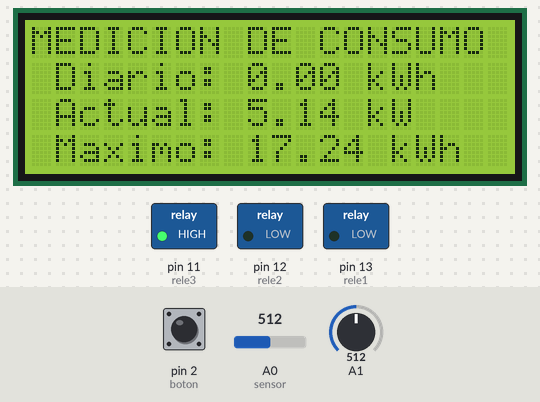
A sketch run on a simulated Arduino Uno, built with avr-gcc and run on an emulated ATmega328P. Shown: 20×4 character LCD, switched loads named in the sketch (green lamp = pin HIGH). The inputs (shaded band) are chosen by the test bench; at power-on: A1 = 512, pin 2 (boton) LOW, A0 (sensor) = 512. What the sketch prints to the serial monitor is not drawn.

Above: at 1.2 s.
1.3 s: A1 set to 306
At 3.7 s:
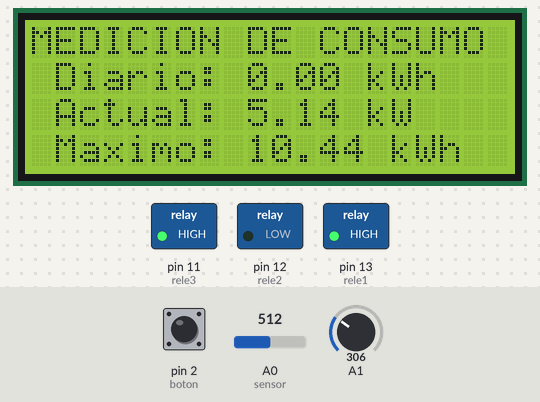
9.3 s: pin 2 (boton) pulled HIGH for 3.2 s
At 12.8 s:
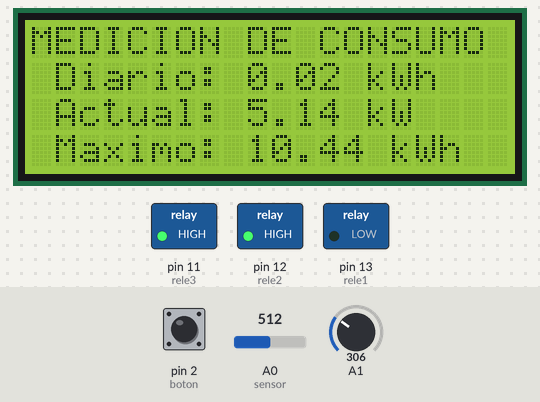
20.5 s: A0 (sensor) set to 490
At 22.8 s:
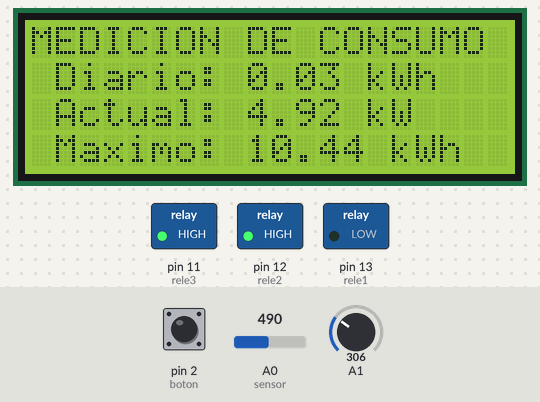
28.5 s: A0 (sensor) set to 510
At 34.6 s:
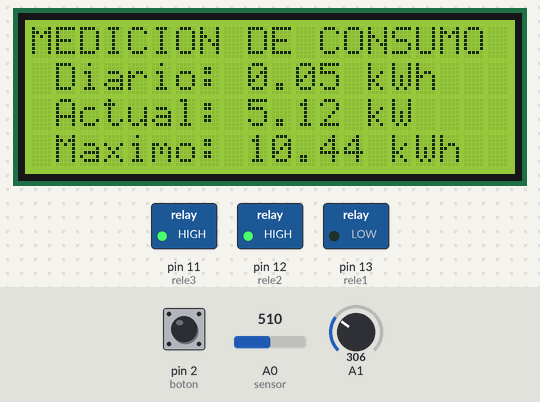
34.9 s: A1 set to 122
At 36.7 s:
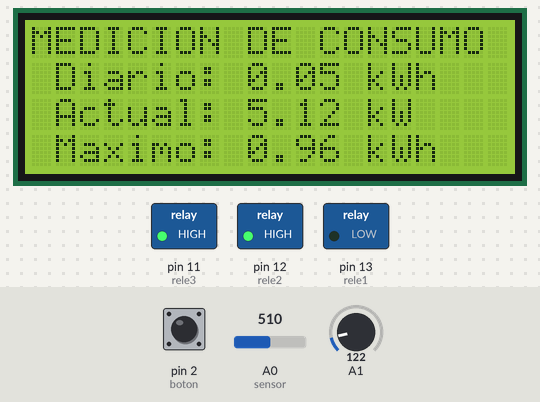
42.9 s: A1 set to 0
At 48.2 s:
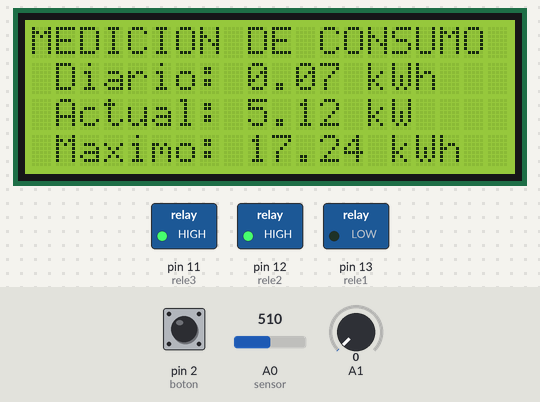
Timing chart, 0 to 49.6 s (numbered marks = the images above; inputs shaded):
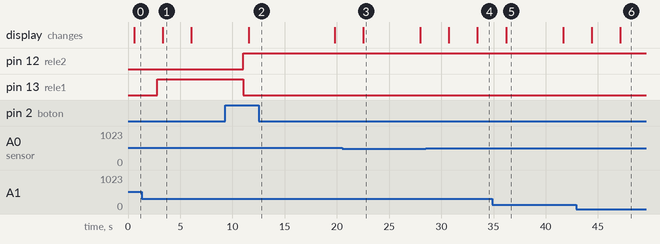

Measured:
- after the input at 1.3 s, the display: changes after 2.0 s (image 1)
- after the input at 9.3 s, pin 12 (rele2): LOW → HIGH after 1.7 s; pin 13 (rele1): HIGH → LOW after 1.7 s
- after the input at 20.5 s, the display: changes after 2.0 s (image 3)
- after the input at 28.5 s, the display: first changes after 2.2 s (image 4 shows a later state)
- after the input at 34.9 s, the display: changes after 1.3 s (image 5)
- after the input at 42.9 s, the display: first changes after 1.5 s (image 6 shows a later state)
- what the display in image 1 shows lasts 2.7 s, from 3.3 s to 6.0 s

The sketch:

Medicion_de_potencia.ino
```cpp
/* Incluir la libreria del LCD: */
#include <LiquidCrystal.h>
#include "src\Programa.h"                            /* Incluye las variables a utilizar */
#include "src\Botones.h"                             /* Instrucciones del boton con memoria */

void setup() {
  /* Inicializar el pin de la entrada del boton: */
  pinMode(boton, INPUT);                             /* Pin 2 entrada boton */

  /* Configuracion rele 1 y 2 */
  pinMode(rele1,OUTPUT);                             /* Pines de rele se definen como salidas */
  pinMode(rele2,OUTPUT);                             /* Pines de rele se definen como salidas */
  pinMode(rele3,OUTPUT);                             /* Pines de rele se definen como salidas */
  digitalWrite(rele3,HIGH);
//  digitalWrite(rele1,HIGH);                          /* Y se inicializan en alto (rele desactivado) */
//  digitalWrite(rele2,LOW);                           /* Y se inicializan en LOW (rele activado) */

  /* Inicializar el LCD con el número de columnas y filas del LCD */
  lcd.begin(20,4);                                   /* LCD 20x4 */

  /* Variables Sensor */
  Serial.begin(9600);                                /* Salida monitor serie (debug) */
  analogReference(INTERNAL);                         /* Lectura de puertos analogicos */
}

void loop() {
/* Llamar a las librerias para que cumplan su funcion */
  get_programa();                                    /* Llamo a la funcion programa.h (creacion propia)*/
  get_boton();                                       /* Llamo a la funcion botones.h (creacion propia) */
}
```

Botones.h
```cpp
void get_boton()
{
/* Inicio de configuracion del boton: */
  buttonState = digitalRead(2);                      /* Lee la entrada del boton */
  if (buttonState != lastButtonState) {              /* Compara el estado previo del boton */
    if (buttonState == HIGH) {                       /* Si el estado cambia, incrementa el contador */
      buttonPushCounter += 1;                        /* Si el estado actual es HIGH, entonces va de off a on */
    } else {                                         /* Si el estado estado es LOW, entonces va de on a off */
    }
    delay(50);                                       /* Retardo para prevenir el efecto rebote del boton */
  }
  lastButtonState = buttonState;                     /* Guarda el estado actual como ultimo estado conocido */
  if (buttonPushCounter % 2 == 0) {                  /* Enciende el rele 1 y apaga rele 2 */
  digitalWrite(rele1, HIGH);
  digitalWrite(rele2, LOW);
   } else {
  digitalWrite(rele1, LOW);                          /* Enciende el rele 2 y apaga rele 1 */
  digitalWrite(rele2, HIGH);
  }
}
```

Corriente.h
```cpp
float get_corriente()
{
  float voltajeSensor;
  float corriente=0;
  float Sumatoria=0;
  long tiempo=millis();
  int N=0;
  while(millis()-tiempo<500)                         /* Duración 0.5 segundos(Aprox. 25 ciclos de 50Hz) */
  {
    voltajeSensor = analogRead(A0) * (1.1 / 1023.0); /* Voltaje del sensor */
    corriente=voltajeSensor*30.0;                    /* Corriente=VoltajeSensor*(30A/1V) */
    Sumatoria=Sumatoria+sq(corriente);               /* Sumatoria de cuadrados */
    N=N+1;
    delay(1);
  }
  Sumatoria=Sumatoria*2;                             /* Para compensar los cuadrados de los semiciclos negativos */
  corriente=sqrt((Sumatoria)/N);                     /* Ecuación de corriente RMS */
  return(corriente);
}
```

Programa.h
```cpp
#include <LiquidCrystal.h>
#include "Variables.h"
#include "Corriente.h"

void get_programa()
{
/* Configuracion del sensor de corriente */
float Irms = get_corriente();
float p = Irms*220.0;                                /* P=I*V (Watts) */
float P = p/1000;                                    /* Potencia en kW */
long  milisec = millis();                            /* Calcular el tiempo en milisegundos */
long  time = milisec/1000;                           /* Convertir de milisegundos a segundos */
float energy=(p*time)/(3600000);                     /* Lectura en kWh a tiempo real */

/* Configuracion del anemometro */
int   sensorValue = analogRead(A1);                  /* Lectura del pin del anemometro */
float outvoltage = sensorValue * (5.0 / 1023.0);     /* Voltaje del sensor */
int   Level = 6*outvoltage;                          /* Viento=6*U, valor entero */
float potencia = 0;                                  /* Corte de sistema (Valor float decimales) */

/* Configuracion de rangos de nivel del viento */
   switch (Level) {                                  /* Si la variable "Level"... */
  case 1:                                            /* toma el valor 1... */
    potencia = 0.76;                                 /* potencia suministra un maximo de 0.76kWh */
    break;
  case 2:                                            /* toma el valor 2... */
    potencia = 0.76;                                 /* potencia suministra un maximo de 0.76kWh */
    break;
  case 3:                                            /* toma el valor 3... */
    potencia = 0.96;                                 /* potencia suministra un maximo de 0.96kWh */
    break;
  case 4:                                            /* toma el valor 4... */
    potencia = 1.04;                                 /* potencia suministra un maximo de 1.04kWh */
    break;
  case 5:                                            /* toma el valor 5... */
    potencia = 2.94;                                 /* potencia suministra un maximo de 2.94kWh */
    break;
  case 6:                                            /* toma el valor 6... */
    potencia = 4.84;                                 /* potencia suministra un maximo de 4.84kWh */
    break;
  case 7:                                            /* toma el valor 7... */
    potencia = 7.64;                                 /* potencia suministra un maximo de 7.64kWh */
    break;
  case 8:                                            /* toma el valor 8... */
    potencia = 10.44;                                /* potencia suministra un maximo de 10.44kWh */
    break;
  case 9:                                            /* toma el valor 9... */
    potencia = 12.84;                                /* potencia suministra un maximo de 12.84kWh */
    break;
  case 10:                                           /* toma el valor 10... */
    potencia = 15.24;                                /* potencia suministra un maximo de 15.24kWh */
    break;
  case 11:                                           /* toma el valor 11... */
    potencia = 17.24;                                /* potencia suministra un maximo de 17.24kWh */
    break;
   default:                                          /* no es ninguno de los anteriores o mayor a 11...*/
    potencia = 17.24;                                /* potencia suministra un maximo de 17.24Wh */
    break;
  }

/* Bloqueo del sistema */
if (float energy=(p*time)/(3600000) >= potencia){    /* Condicion para cambio de tension */
  digitalWrite(rele3, LOW);                          /* Rele 3 dentro de variables.h */
  }
  /* Configuracion del LCD 20x4: */
  lcd.clear();
  lcd.setCursor(0,0);                                /* Cursor en la 1° posicion de la 1° fila */
  lcd.print("MEDICION DE CONSUMO");
  lcd.setCursor(0,1);                                /* Cursor en la 1° posicion de la 2° fila */
  lcd.print(" Diario: ");
  lcd.print(energy,2);                               /* kWh, 2 decimales */
  lcd.print(" kWh ");
  lcd.setCursor(0,2);                                /* Cursor en la 1° posicion de la 3° fila */
  lcd.print(" Actual: ");
  lcd.print(P,2);                                    /* Potencia, 2 decimales */
  lcd.print(" kW ");                                 /* Valor de consumo actual */
  lcd.setCursor(0,3);                                /* Cursor en la 1° posicion de la 4° fila */
  lcd.print(" Maximo: ");
  lcd.print(potencia,2);                             /* kWh, 2 decimales */
  lcd.print(" kWh ");
  delay(1000);                                       /* Retraso mostrar valores */

  /* Valores para modo consola Serial port USB/9600 baudios */
  Serial.println(" DATOS ANEMOMETRO ");
  Serial.print("  Valor del sensor viento: ");
  Serial.println(sensorValue);                       /* Para saber el valor del sensor de viento */
  Serial.print("  Voltaje anemometro: ");
  Serial.print(outvoltage);
  Serial.print("V");
  Serial.println(" ");
  Serial.print("  Potencia corte: ");                /* Valor de potencia maxima para corte de suministro */
  Serial.print(potencia);
  Serial.print("kWh");                               /* Unidad de medida, 2 decimales */
  Serial.println(" ");
  Serial.print("  La velocidad del viento es: ");
  Serial.print(Level);
  Serial.println(" ");
  Serial.println(" ");
  Serial.println(" DATOS SENSOR DE CORRIENTE ");
  Serial.print("  Corriente: ");                     /* Texto "Irms:" */
  Serial.print(Irms,2);                              /* Valor de la corriente */
  Serial.print("A");                                 /* Unidad de medida, 2 decimales */
  Serial.println(" ");
  Serial.print("  Potencia (W): ");                  /* Texto "Pontecia:" */
  Serial.print(p,2);                                 /* Valor de la potencia en Watts */
  Serial.print("W");                                 /* Unidad de medida, 2 decimales */
  Serial.println(" ");
  Serial.print("  Potencia (kW): ");                 /* Texto "Pontecia:" */
  Serial.print(P,2);                                 /* Valor de la potencia en kW */
  Serial.print("kW");                                /* Unidad de medida, 2 decimales */
  Serial.println(" ");
  Serial.print("  Diario: ");                        /* Texto "Pontecia:" */
  Serial.print(energy,2);                            /* Valor de la potencia en Watts-hora */
  Serial.print("kWh");                               /* Unidad de medida, 2 decimales */
  Serial.println(" ");
  Serial.println(" ");
  delay(1000);                                       /* Retraso valores */
}
```

Variables.h
```cpp
/* Asigmar pines para LCD (RS, E, d4, d5, d6, d7) */
LiquidCrystal lcd(8, 9, 4, 5, 6, 7);

/* Estados del boton */
int boton = 2;                                       /* Boton conectado al pin 2 */
int buttonState = 0;
int lastButtonState = 0;
int buttonPushCounter = 0;

/* Control de rele con opcion de alternado */
int rele1 = 13;                                       /* Rele conectado al pin 13 */
int rele2 = 12;                                       /* Rele conectado al pin 12 */
int rele3 = 11;                                       /* Rele conectado al pin 11 */

/* tiempo */
//long milisec = millis();                              /* calcular el tiempo en milisegundos */
//long time=milisec/1000;                               /* convertir de milisegundos a segundos */

/*
totamps = totamps + amperios;                         // calcular amperios total
avgamps = totamps/tiempo;                             // promedio de amps
amphr =(avgamps*time)/3600;                           // Ah
Watts = voltaje * amperios;                           // Potencia = Voltaje * corriente
energía =(watt*time)/3600;                            // Vatios-seg vuelve a convertir en Watt-hora dividiendo 1hr(3600sec)
energy=(watt*time)/(1000*3600);                       // para la lectura en kWh */
```
